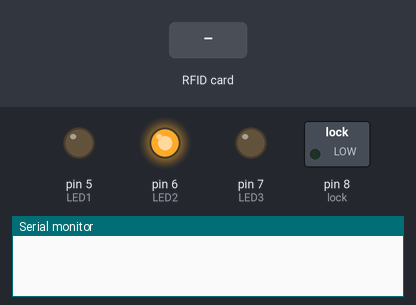
Simulated run of this sketch. Board: Arduino Uno, built with avr-gcc and run on an emulated ATmega328P. Shown: switched loads named in the sketch (green lamp = pin HIGH), output pins drawn as LEDs (lit = HIGH), the last lines printed to the serial monitor. The inputs (shaded band) are chosen by the test bench. Pins used as bus, display or sensor lines are not drawn.

Above: at 0.1 s.
At 4.2 s:
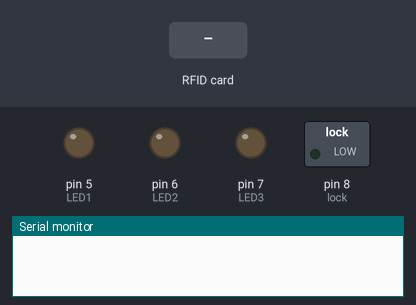
4.3 s: RFID card 83 74 C3 18 held to the reader
At 5.7 s:
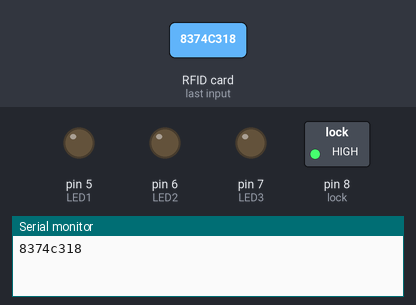
Timing chart, 0 to 10.8 s (numbered marks = the images above; inputs shaded):
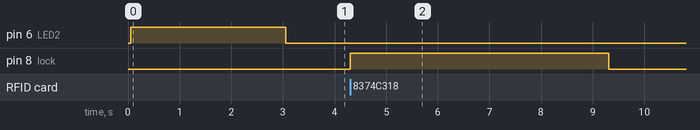

The sketch:

RFID.ino
```cpp
/*
 * ----------------------------------------------------------------------------
 * This sketch uses the MFRC522 library ; see https://github.com/miguelbalboa/rfid
 * for further details and other examples.
 *
 * NOTE: The library file MFRC522.h has a lot of useful info. Please read it.
 *
 * This sketch show a simple locking mechanism using the RC522 RFID module.
 * ----------------------------------------------------------------------------
 * Typical pin layout used:
 * -----------------------------------------------------------------------------------------
 *             MFRC522      Arduino       Arduino   Arduino    Arduino          Arduino
 *             Reader/PCD   Uno           Mega      Nano v3    Leonardo/Micro   Pro Micro
 * Signal      Pin          Pin           Pin       Pin        Pin              Pin
 * -----------------------------------------------------------------------------------------
 * RST/Reset   RST          9             5         D9         RESET/ICSP-5     RST
 * SPI SS      SDA(SS)      10            53        D10        10               10
 * SPI MOSI    MOSI         11 / ICSP-4   51        D11        ICSP-4           16
 * SPI MISO    MISO         12 / ICSP-1   50        D12        ICSP-1           14
 * SPI SCK     SCK          13 / ICSP-3   52        D13        ICSP-3           15
 *
 */
#include <SPI.h>
#include <MFRC522.h>

#define RST_PIN         9
#define SS_PIN          10

MFRC522 mfrc522(SS_PIN, RST_PIN);
int b = Serial.available();
String read_rfid;
String a = read_rfid;
String ok_rfid_1="8374c318";        //Change the address accordingly.
String ok_rfid_2="fa7c6824";
int lock = 8;
int lock2 = 8;
int LED1 = 5; //Power On
int LED2 = 6; //RFID active
int LED3 = 7; //RFID Reading
int LED4 = 8; //RFID Error


void setup() {
    Serial.begin(9600);         // Initialize serial communications with the PC
    while (!Serial);            // Do nothing if no serial port is opened (added for Arduinos based on ATMEGA32U4)
    SPI.begin();                // Init SPI bus
    mfrc522.PCD_Init();         // Init MFRC522 card

    pinMode(lock, OUTPUT);
    pinMode(lock2, OUTPUT);
    pinMode(LED1, OUTPUT);
    pinMode(LED2, OUTPUT);
    pinMode(LED3, OUTPUT);
    pinMode(LED4, OUTPUT);


        if(a == read_rfid){
          digitalWrite(6,HIGH);
          delay(3000);
          digitalWrite(6,LOW);
          }

          if(b != Serial.available()){
            digitalWrite(8,HIGH);
            delay(3000);
            digitalWrite(8,LOW);
            }


}

void dump_byte_array(byte *buffer, byte bufferSize) {
    read_rfid="";
    for (byte i = 0; i < bufferSize; i++) {
        read_rfid=read_rfid + String(buffer[i], HEX);
    }
}

void open_lock() {
  //Use this routine when working with Relays and Solenoids etc.
  digitalWrite(lock,HIGH);
  delay(5000);
  digitalWrite(lock,LOW);
}


void close_lock2() {          // You can also just use the card to shutdown your PC. This is just for those moments that you really need to shut it down quickly.
  //Use this routine when working with Relays and Solenoids etc.
  digitalWrite(lock2, HIGH);
  delay(5000);
  digitalWrite(lock2,LOW);
}


void loop() {

    if ( ! mfrc522.PICC_IsNewCardPresent())
        return;

    if ( ! mfrc522.PICC_ReadCardSerial())
        return;


    dump_byte_array(mfrc522.uid.uidByte, mfrc522.uid.size);
    Serial.println(read_rfid);

    if (read_rfid==ok_rfid_1) {
      //ok, open the door.
      open_lock();
      Serial.println("Door opened by rfid_1");
    }

    Serial.println(read_rfid);
    if (read_rfid==ok_rfid_2) {
      Serial.println("Door opened by rfid_1");

      close_lock2();
    }
}
```

Measured:
- after the input at 4.3 s, pin 8 (lock): LOW → HIGH at once, → LOW 5.0 s later
